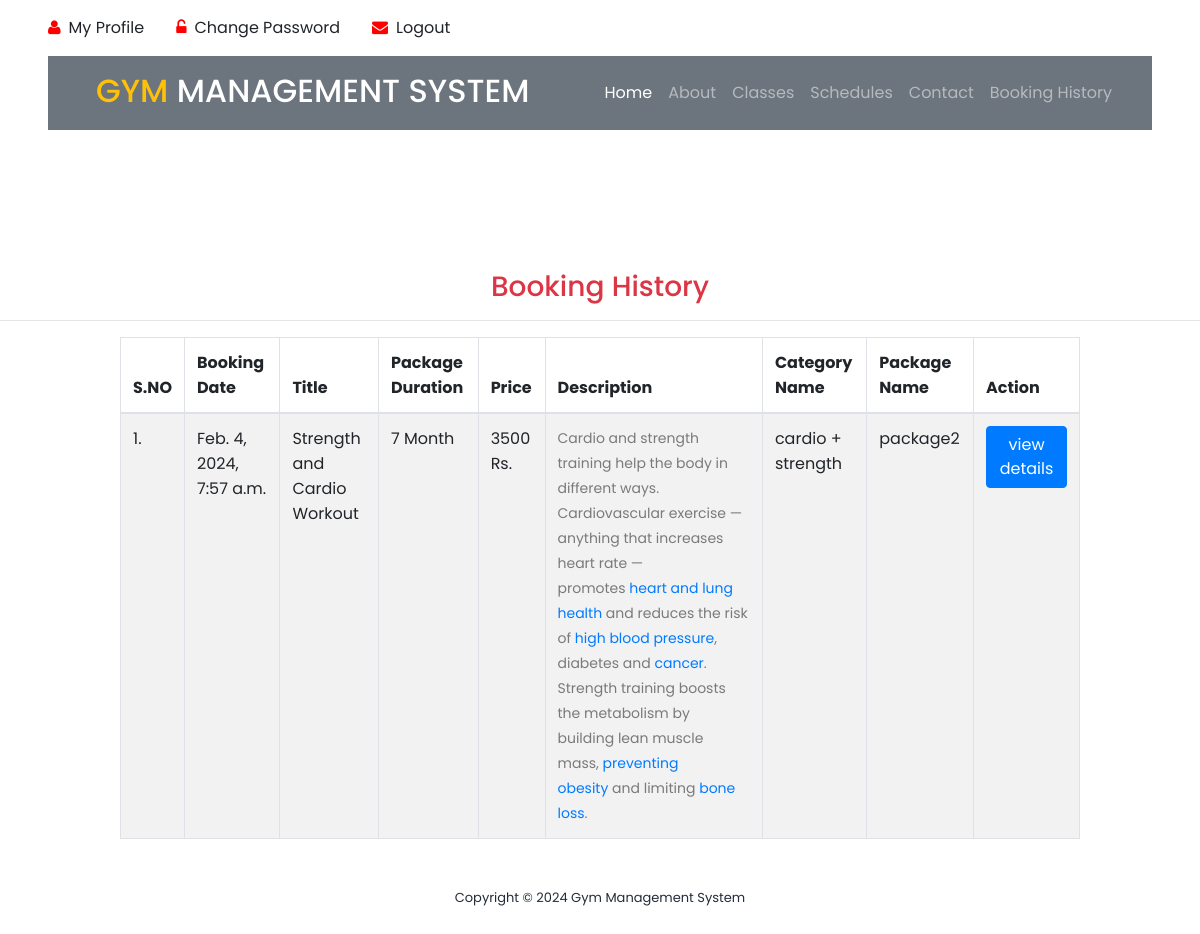
/booking_history/ (signed in), run on the app's committed database.
### gym/models.py (models this page shows, shortened)
class Booking(models.Model):
    package = models.ForeignKey(Package, on_delete=models.CASCADE, null=True, blank=True)
    register = models.ForeignKey(Signup, on_delete=models.CASCADE, null=True, blank=True)
    bookingnumber = models.CharField(max_length=100, null=True, blank=True)
    status = models.IntegerField(choices=STATUS, default=1)
    creationdate = models.DateTimeField(auto_now_add=True)

class Package(models.Model):
    category = models.ForeignKey(Category, on_delete=models.CASCADE, null=True)
    packagename = models.ForeignKey(Packagetype, on_delete=models.CASCADE, null=True)
    titlename = models.CharField(max_length=200, null=True)
    packageduration = models.CharField(max_length=50, null=True)
    price = models.CharField(max_length=200, null=True)
    description = models.CharField(max_length=200, null=True)
    creationdate = models.DateTimeField(auto_now_add=True)

class Category(models.Model):
    categoryname = models.CharField(max_length=200, null=True)
    status = models.CharField(max_length=300, null=True)
    creationdate = models.DateTimeField(auto_now_add=True)

class Packagetype(models.Model):
    category = models.ForeignKey(Category, on_delete=models.CASCADE, null=True)
    packagename = models.CharField(max_length=200, null=True)
    creationdate = models.DateTimeField(auto_now_add=True)
    def __str__(self):
        return self.packagename

### gym/views.py (the view)
# urls.py: path('booking_history/', booking_history, name='booking_history'),
@login_required(login_url='/user_login/')
def booking_history(request):
    data = Signup.objects.get(user=request.user)
    data = Booking.objects.filter(register=data)
    return render(request, "booking_history.html", locals())

### gym/templates/booking_history.html (shortened to what this page needs)
{% load static %}
<html lang="en">
<head>
    <link rel="stylesheet" type="text/css" href="{% static 'assets/css/bootstrap.min.css' %}">
    <link rel="stylesheet" type="text/css" href="{% static 'assets/css/font-awesome.css' %}">
    <link rel="stylesheet" href="{% static 'assets/css/templatemo-training-studio.css' %}">
</head>
<div class="container-fluid py-3 px-lg-5 d-none d-lg-block">
    <div class="row">
        {% if request.user.is_authenticated %}
        <div class="col-md-6 text-center text-lg-left mb-2 mb-lg-0">
            <div class="d-inline-flex align-items-center">
                <a class="text-body pr-3" href="/user_profile/"><i style="color:red" class="fa fa-user mr-2"></i>My Profile</a>
                <a class="text-body px-3" href="/user_change_password/"><i style="color:red" class="fa fa-unlock-alt mr-2"></i>Change Password</a>
                <a class="text-body px-3" href="/user_logout/"><i style="color:red" class="fa fa-envelope mr-2"></i>Logout</a>
            </div>
        </div>
        {% endif %}
    </div>
</div>
<div class="container-fluid position-relative nav-bar p-0">
    <div class="position-relative px-lg-5" style="z-index: 9;">
        <nav class="navbar navbar-expand-lg bg-secondary navbar-dark py-3 py-lg-3 pl-3 pl-lg-5">
            <a href="" >
                <h2 class="text-uppercase text-warning mb-1">Gym <span class="text-white">Management System</span>
                </h2>
            </a>
            <div class="collapse navbar-collapse justify-content-between px-3" id="navbarCollapse">
                <div class="navbar-nav ml-auto py-0">
                    <a href="/" class="nav-item nav-link active">Home</a>
                    <a href="#features" class="nav-item nav-link">About</a>
                    <a href="#our-classes" class="nav-item nav-link">Classes</a>
                    <a href="#schedule" class="nav-item nav-link ">Schedules</a>
                    <a href="#contact-us" class="nav-item nav-link">Contact</a>
                    {% if request.user.is_authenticated %}
                    <a href="/booking_history/" class="nav-item nav-link">Booking History</a>
                    {% else %}
                    <a href="#admin"><button style="color:red" class="nav-item nav-link">Admin</button></a>
                    {% endif %}
                </div>
            </div>
        </nav>
    </div>
</div>
<body>
<section class="section" id="admin">
    <h3 class="text-center text-danger">Booking History</h3>
    <hr/>
    <div class="table-responsive" align="center">
			<table id="example" class="table table-striped table-bordered" style="width:80%">
				<thead>
				<tr>
					<th>S.NO</th>
					<th>Booking Date</th>
					<th>Title</th>
					<th>Package Duration</th>
					<th>Price</th>
					<th>Description</th>
					<th>Category Name</th>
					<th>Package Name</th>
					<th>Action</th>
				</tr>
				</thead>
				<tbody>
				{% for i in data %}
				<tr>
					<td>{{forloop.counter}}.</td>
					<td>{{i.creationdate}}</td>
                    <td>{{i.package.titlename}}</td>
                    <td>{{i.package.packageduration}}</td>
                    <td>{{i.package.price}} Rs.</td>
                    <td>{{i.package.description|safe}}</td>
					<td>{{i.package.category.categoryname}}</td>
                    <td>{{i.package.packagename}}</td>
					<td>
						 <a href="{% url 'booking_detail' i.id %}">
							 <button type="button" class="btn btn-primary">view details</button>
						 </a>
					</td>
				</tr>
				 {% endfor %}
			</table>
</div>
</section>
<footer>
    <div class="container">
        <div class="row">
            <div class="col-lg-12">
                <p>Copyright &copy;
                    Gym Management System
                </p>
            </div>
        </div>
    </div>
</footer>
</body>
</html>

### gym/static/assets/css/templatemo-training-studio.css (style rules this page uses)
html, body, div, span, applet, object, iframe, h1, h2, h3, h4, h5, h6, p, blockquote, div pre, a, abbr, acronym, address, big, cite, code, del, dfn, em, font, img, ins, kbd, q, s, samp, small, strike, strong, sub, sup, tt, var, b, u, i, center, dl, dt, dd, ol, ul, li, figure, header, nav, section, article, aside, footer, figcaption { margin: 0; padding: 0; border: 0; outline: 0; }
header, nav, section, article, aside, footer, hgroup { display: block; }
* { box-sizing: border-box; }
html, body { font-family: 'Poppins', sans-serif; font-weight: 400; background-color: #fff; font-size: 16px; -ms-text-size-adjust: 100%; -webkit-font-smoothing: antialiased; -moz-osx-font-smoothing: grayscale; }
a { text-decoration: none !important; }
h1, h2, h3, h4, h5, h6 { margin-top: 0px; margin-bottom: 0px; }
p { font-size: 14px; line-height: 25px; color: #7a7a7a; }
html, body { background: #fff; font-family: 'Poppins', sans-serif; }
#admin { margin-top: 140px; }
footer { text-align: center; padding: 30px 0px; }
footer p { color: #232d39; font-size: 13px; }

### data on the page
Booking: creationdate "Feb. 4, 2024, 7:57 a.m.", package.titlename "Strength and Cardio Workout", package.packageduration "7 Month", package.price "3500", package.description "Cardio and strength training help the body in different ways. Cardiovascular exercise — anything that increases heart rate — promotes heart and lung health and reduces the risk of high blood pressure , diabetes and cancer . Strength training boosts the metabolism by building lean muscle mass, preventing obesity and limiting bone loss .", package.category.categoryname "cardio + strength", package.packagename "package2"
